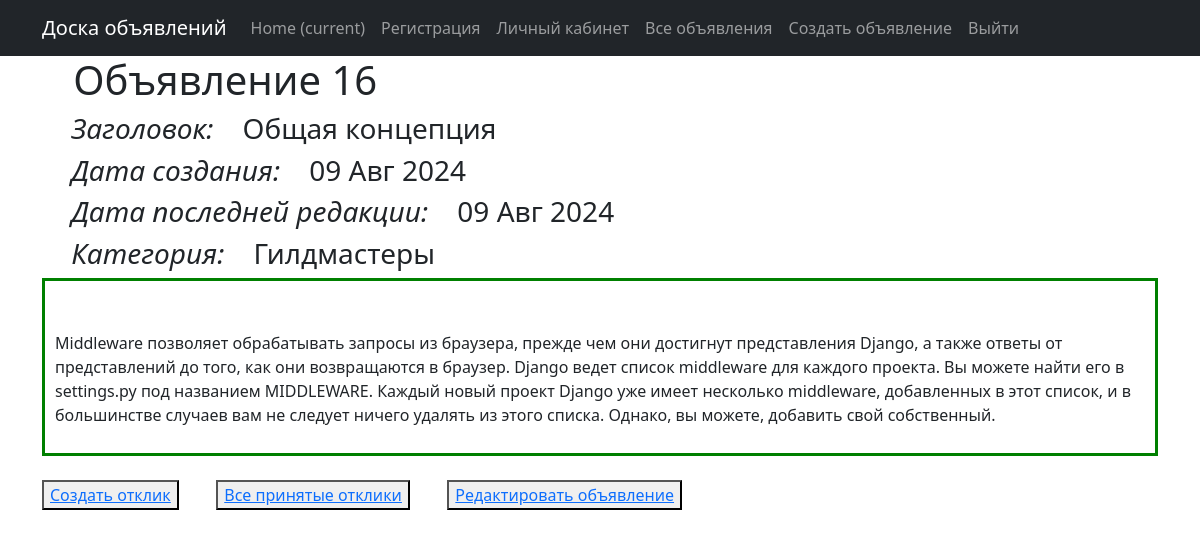
The app's page /post/16 with its own data.
### announcement/models.py (models this page shows, shortened)
class Post(models.Model):
    title = models.CharField(max_length=255, verbose_name="Заголовок")
    text = RichTextUploadingField(verbose_name="Содержание")
    user = models.ForeignKey(User, on_delete=models.CASCADE)
    category = models.ForeignKey(Category, on_delete=models.CASCADE, verbose_name="Категория")
    create_time = models.DateTimeField(auto_now_add=True)
    update_time = models.DateTimeField(auto_now=True)

class Category(models.Model):
    name = models.CharField(max_length=25)
    def __str__(self):
        return self.name

### announcement/views.py (the view)
# urls.py: path('post/<int:id>', PostDetail.as_view(), name='post_detail'),
class PostDetail(DetailView):
    model = Post
    template_name = 'post.html'
    context_object_name = 'post'
    pk_url_kwarg = 'id'

### templates/post.html (shortened to what this page needs)
{% extends 'flatpages/default.html' %}
{% block content %}
<h1>&nbsp;&nbsp;&nbsp;Объявление {{ post.id }}</h1>
     <h3>&nbsp;&nbsp;&nbsp;&nbsp;<em>Заголовок:</em>&nbsp;&nbsp;&nbsp;&nbsp;{{ post.title|safe }}</h3>
     <h3>&nbsp;&nbsp;&nbsp;&nbsp;<em>Дата создания:</em>&nbsp;&nbsp;&nbsp;&nbsp;{{ post.create_time|date:'d M Y' }} </h3>
     <h3>&nbsp;&nbsp;&nbsp;&nbsp;<em>Дата последней редакции:</em>&nbsp;&nbsp;&nbsp;&nbsp;{{ post.update_time|date:'d M Y' }} </h3>
     <h3>&nbsp;&nbsp;&nbsp;&nbsp;<em>Категория:</em>&nbsp;&nbsp;&nbsp;&nbsp;{{ post.category }}</h3>
     <div class="outline">
         <p>&nbsp;&nbsp;&nbsp;&nbsp;{{ post.text|safe }}</p>
     </div>
<br>
     <button><a href="/{{ post.id }}">Создать отклик</a></button>&nbsp;&nbsp;&nbsp;&nbsp;&nbsp;&nbsp;&nbsp;&nbsp;
     <button><a href="/comments/{{ post.id }}">Все принятые отклики</a></button>&nbsp;&nbsp;&nbsp;&nbsp;&nbsp;&nbsp;&nbsp;&nbsp;
     <button><a href="/post/{{ post.id }}/edit/">Редактировать объявление</a></button>
{% endblock content %}

### templates/post.html (style rules this page uses)
.outline { border: 3px solid green; padding: 10px; }

### records on screen
Post: id "16", title "Общая концепция", create_time "09 Авг 2024", update_time "09 Авг 2024", category "Гилдмастеры", text "Middleware позволяет обрабатывать запросы из браузера, прежде чем они достигнут представления Django, а также ответы от представлений до того, как они возвращаются в браузер. Django ведет список middleware для каждого проекта. Вы можете найти его в settings.py под названием MIDDLEWARE. Каждый новый проект Django уже имеет несколько middleware, добавленных в этот список, и в большинстве случаев вам не следует ничего удалять из этого списка. Однако, вы можете, добавить свой собственный."
